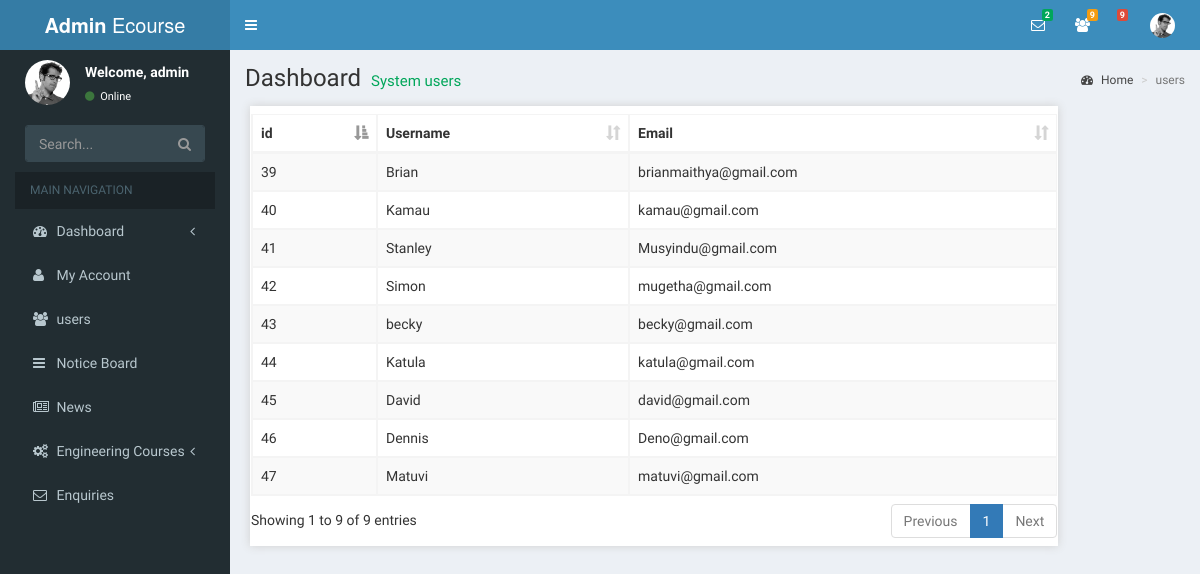
/admin/users.php, run on the app's committed database.
### tables this page shows
CREATE TABLE IF NOT EXISTS `members` (
  `id` int(50) NOT NULL AUTO_INCREMENT,
  `username` varchar(50) NOT NULL,
  `email` varchar(40) NOT NULL,
  `password` varchar(50) NOT NULL,
  PRIMARY KEY (`id`)
);

### admin/users.php (the view, shortened to what this page needs)
<?php
  require('layout/sidebar.php')
?>
  <div class="content-wrapper">
    <section class="content-header">
      <h1>
        Dashboard
        <small>System users</small>
      </h1>
      <ol class="breadcrumb">
        <li><a href="#"><i class="fa fa-dashboard"></i> Home</a></li>
        <li class="active">users</li>
      </ol>
    </section>
    <div class="all-users col-md-10">
      <?php
        $result = mysql_query("SELECT * FROM members");
        ?>
        <div class="courses_outer">
             <div class="course_table">
                    <table id="example" class="table table-striped table-bordered display">
                        <thead class="table_header">
                          <tr>
                            <th>id</th>
                            <th>Username</th>
                            <th>Email</th>
                          </tr>
                        </thead>
                        <tbody>
                          <?php
                            while( $row = mysql_fetch_assoc( $result ) ){
                              echo
                              "<tr>
                                <td>{$row['id']}</td>
                                <td>{$row['username']}</td>
                                <td>{$row['email']}</td>
                              </tr>";
                            }
                          ?>
                        </tbody>
                    </table>
                 </div>
        </div>
   </div>
  </div>
<?php
  require('layout/footer.php')
?>

### data on the page
members: id "39", username "Brian", email "brianmaithya@gmail.com"
members: id "40", username "Kamau", email "kamau@gmail.com"
members: id "41", username "Stanley", email "Musyindu@gmail.com"
members: id "42", username "Simon", email "mugetha@gmail.com"
members: id "43", username "becky", email "becky@gmail.com"
members: id "44", username "Katula", email "katula@gmail.com"
members: id "45", username "David", email "david@gmail.com"
members: id "46", username "Dennis", email "Deno@gmail.com"
members: id "47", username "Matuvi", email "matuvi@gmail.com"

### other printed values
$num_rows "2"
$num_rows "9"
